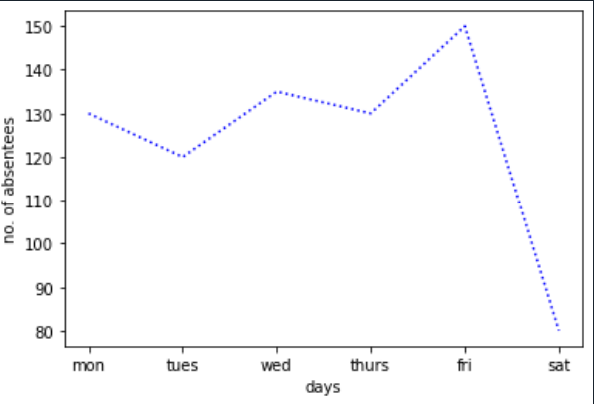

This chart was generated by the following Python code:
#!/usr/bin/env python3
# -*- coding: utf-8 -*-
"""
Created on Mon Feb  7 14:21:12 2022

@author: sjcet
"""
#1)
#2)
import matplotlib.pyplot as plt
import numpy as np
x=np.array(["mon","tues","wed","thurs","fri","sat"])
y=np.array([130,120,135,130,150,80])
plt.plot(x,y,color='blue', linestyle="dotted")
plt.xlabel("days")
plt.ylabel("no. of absentees")
plt.show()
